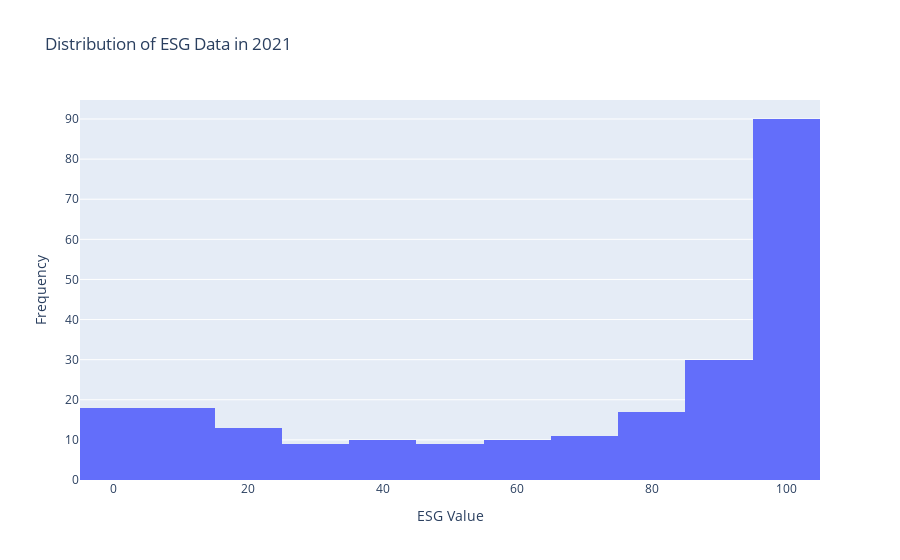

The code cell stored with this chart in its notebook:
### Code cell
# Plot the distribution of ESG values for 2021
fig = px.histogram(data_cleaned, x='2021', nbins=20, title='Distribution of ESG Data in 2021')
fig.update_layout(xaxis_title='ESG Value', yaxis_title='Frequency')
fig.show()

### Figure 1 — Plotly figure (JSON) as saved in the notebook; plotly's stock layout.template omitted (floating-point values rounded to 4 significant figures; data arrays with more than 128 entries replaced by an {"elided": "..."} marker saying what was removed)
{"data": [{"alignmentgroup": "True", "bingroup": "x", "hovertemplate": "2021=%{x}<br>count=%{y}<extra></extra>", "legendgroup": "", "marker": {"color": "#636efa", "pattern": {"shape": ""}}, "name": "", "nbinsx": 20, "offsetgroup": "", "orientation": "v", "showlegend": false, "type": "histogram", "x": {"elided": "239 float values"}, "xaxis": "x", "yaxis": "y"}], "layout": {"barmode": "relative", "legend": {"tracegroupgap": 0}, "title": {"text": "Distribution of ESG Data in 2021"}, "xaxis": {"anchor": "y", "domain": [0, 1], "title": {"text": "ESG Value"}}, "yaxis": {"anchor": "x", "domain": [0, 1], "title": {"text": "Frequency"}}}}
